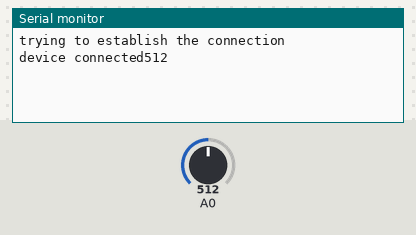
This sketch was run on a simulated ESP8266 (NodeMCU). On the bench: the last lines printed to the serial monitor. The test bench sets the inputs (shaded band); at power-on: A0 = 512. WiFi joins after 1.5 s; servers stay silent unless stated; web services answer with replies made up by the test bench.

Above: at 2.2 s.
2.3 s: A0 set to 716
At 2.9 s:
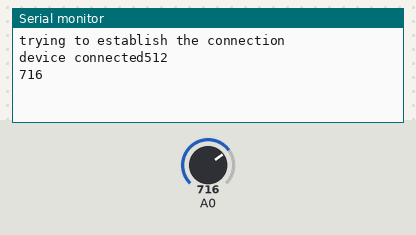
3.8 s: A0 set to 900
At 5.4 s:
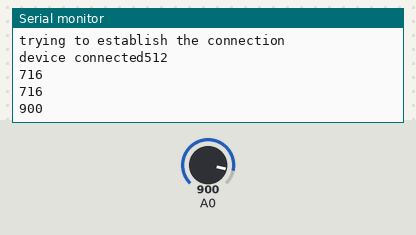
Timing chart, 0 to 6.9 s (numbered marks = the images above; inputs shaded):
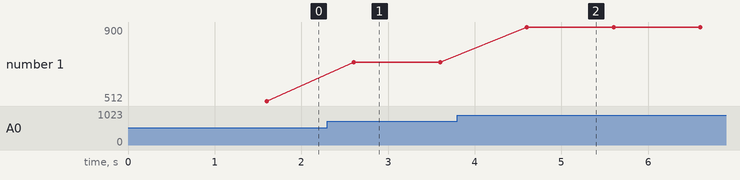

The sketch:

cloud.ino
```cpp
#include <ESP8266WiFi.h>
#include <ESP8266HTTPClient.h>
WiFiClient client;
String thingSpeakAddress="http://api.thingspeak.com/update?";
String writeAPIKey;
String tsfieldName;
String request_string;
HTTPClient http;
void setup()
{
 Serial.begin(9600);
 delay(1000);
 Serial.println("trying to establish the connection");
 WiFi.begin("Nokia 6","7406450389");
 while((!WiFi.status()==WL_CONNECTED))
 {
  delay(300);
  Serial.print(".");
 }
 Serial.print("device connected");
 }
void loop()
{
  delay(600);
  Serial.println(analogRead(A0));
  if(client.connect("api.thingspeak.com",80))
  {
    request_string=thingSpeakAddress;
    request_string+="key=";
    request_string+="IAYRLQ8TJEZG84VR";
    request_string+="&";
    request_string+="field1";
    request_string+="=";
    request_string+=analogRead(A0);

    http.begin(request_string);
    http.GET();
    http.end();
  }
}
```

Measured:
- after the input at 2.3 s, the serial monitor: prints a new line after 0.30 s (image 1)
- after the input at 3.8 s, the serial monitor: prints a new line after 0.80 s (image 2)
- plotted number 1: 512 → 716 after the input at 2.3 s, 716 → 900 after the input at 3.8 s
